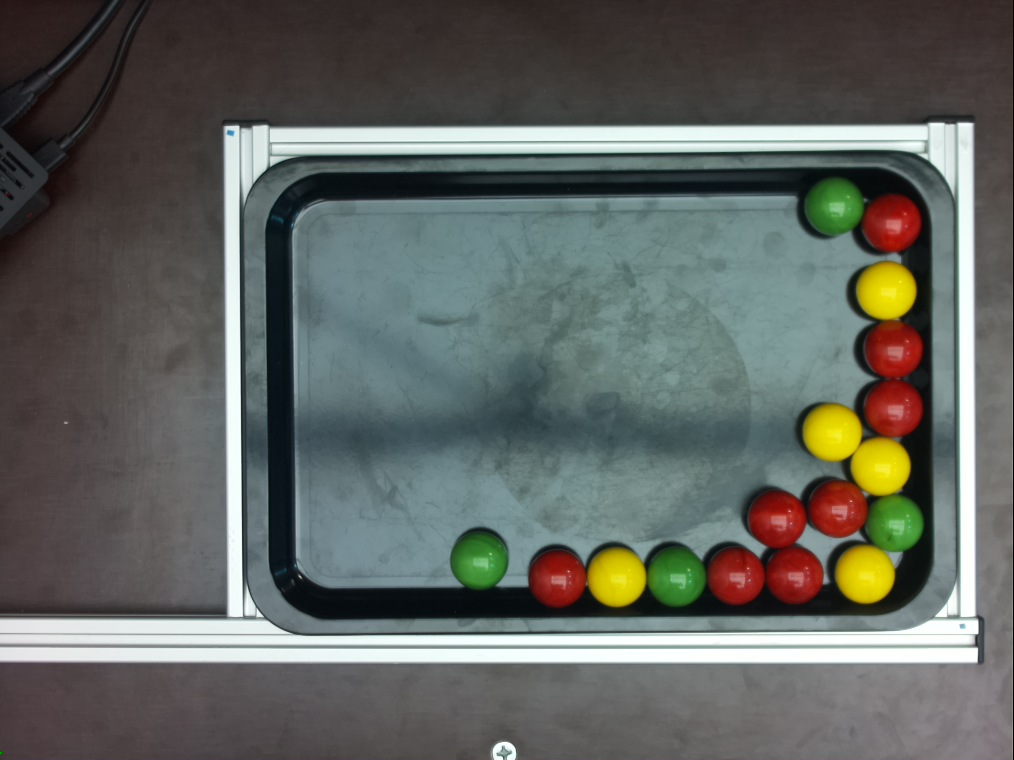
#> input picture OpenCVtest/neu.jpg, 1014 x 760 px
$ python test_hough.py
#> lines starting #> are read from the running program, lines starting #| are printed output that depends on the picture; after the words box and inside, x2 and y2 are one past the last pixel; in counts of white or black regions, pixels touching at a corner belong together
import sys
import cv2 as cv
import numpy as np
def main(argv):

    default_file = 'neu.jpg'
    filename = argv[0] if len(argv) > 0 else default_file
    # Loads an image
    src = cv.imread(cv.samples.findFile(filename), cv.IMREAD_COLOR)
#> src is the input picture: shape (760, 1014, 3); mean B, G, R 95.9, 100.7, 97.2
    # Check if image is loaded fine
    if src is None:
        print ('Error opening image!')
        print ('Usage: hough_circle.py [image_name -- default ' + default_file + '] \n')
        return -1


    gray = cv.cvtColor(src, cv.COLOR_BGR2GRAY)
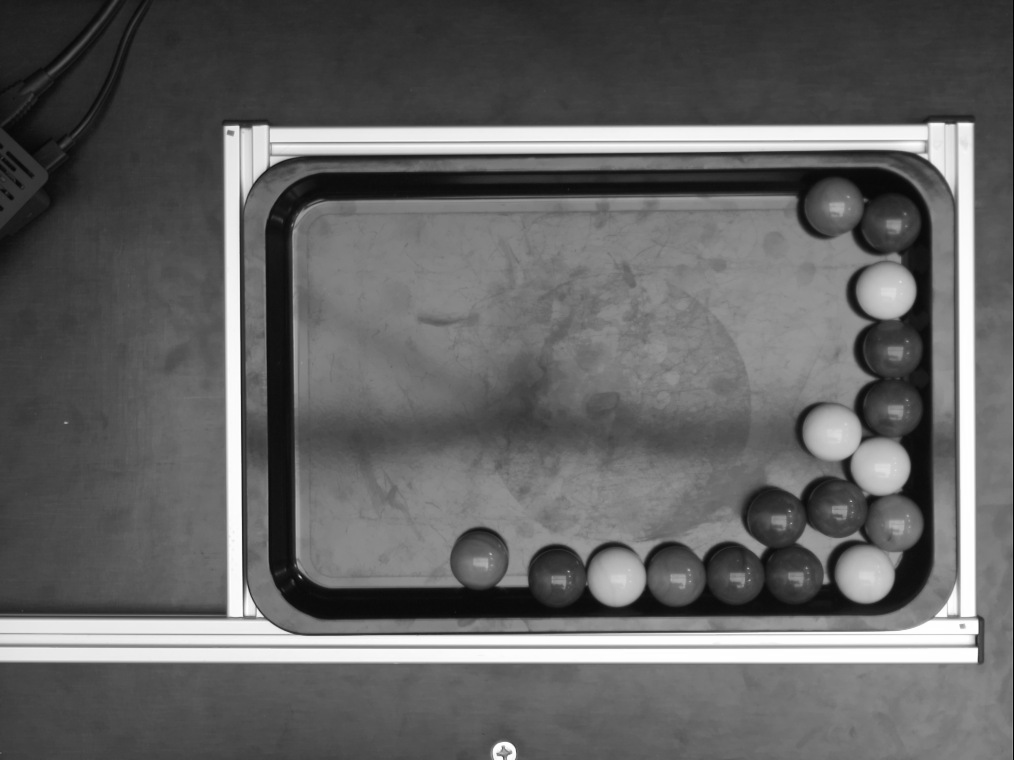
#> gray: shape (760, 1014); min 0, max 255, mean 99.1


    gray = cv.medianBlur(gray, 5)


    rows = gray.shape[0]
#> rows = 760
    circles = cv.HoughCircles(gray, cv.HOUGH_GRADIENT, 1, rows / 8,
                               param1=100, param2=30,
                               minRadius=1, maxRadius=30)
#> circles = [[833.5, 206.5, 29.4], [675.5, 576.5, 29.4], [880.5, 466.5, 29.4], [793.5, 574.5, 29.4], [886.5, 290.5, 29.4], [557.5, 577.5, 29.4]]


    if circles is not None:
        circles = np.uint16(np.around(circles))
#> circles = [[834, 206, 29], [676, 576, 29], [880, 466, 29], [794, 574, 29], [886, 290, 29], [558, 578, 29]]
        for i in circles[0, :]:
            center = (i[0], i[1])
            color = (src[i[1], i[0]+10])
            # circle center
            #cv.circle(src, center, 1, (0, 100, 100), 3)
            # circle outline
            radius = i[2]
            cv.circle(src, center, radius, (255, 0, 255), 3)

            color_string = None
            if color[0] < 15:
                color_string = "yellow"
            elif color[1] < 100:
                color_string = "red"
            else:
                color_string = "green"

            print(f"pos: {i}")
            print(f"color: {color_string}")
            print(f"color: {color}")


            cal1_px = (229, 130)
            cal2_px = (962, 622)
            x_px_total = cal2_px[0] - cal1_px[0]
            y_px_total = cal2_px[1] - cal1_px[1]
            x_mm_total = 305
            y_mm_total = 207

            pos_px_x = x_px_total - (i[0] - cal1_px[0])
            pos_px_y = y_px_total - (i[1] - cal1_px[1])

            pos_perc_x = pos_px_x / x_px_total
            pos_perc_y = pos_px_y / y_px_total

            pos_mm_x = x_mm_total * pos_perc_x
            pos_mm_y = y_mm_total * pos_perc_y

            print(f"position: {pos_mm_x} {pos_mm_y}")

            cv.imshow("detected circles", src)
            cv.waitKey(0)
#> this loop made 6 passes
#> (i, color, color_string, pos_px_x, pos_px_y, pos_perc_x, pos_perc_y, pos_mm_x) on passes 1 to 6: ([834, 206, 29], [100, 175, 107], 'green', 128, 416, 0.175, 0.846, 53.26), ([676, 576, 29], [76, 155, 76], 'green', 286, 46, 0.39, 0.0935, 119), ([880, 466, 29], [25, 231, 243], 'green', 82, 156, 0.112, 0.317, 34.12), ([794, 574, 29], [58, 57, 161], 'red', 168, 48, 0.229, 0.0976, 69.9), ([886, 290, 29], [15, 229, 240], 'green', 76, 332, 0.104, 0.675, 31.62), ([558, 578, 29], [54, 50, 155], 'red', 404, 44, 0.551, 0.0894, 168.1)
#> (printed output is left out)
#> pass 1, in main, `cv.imshow("detected circles", src)`:
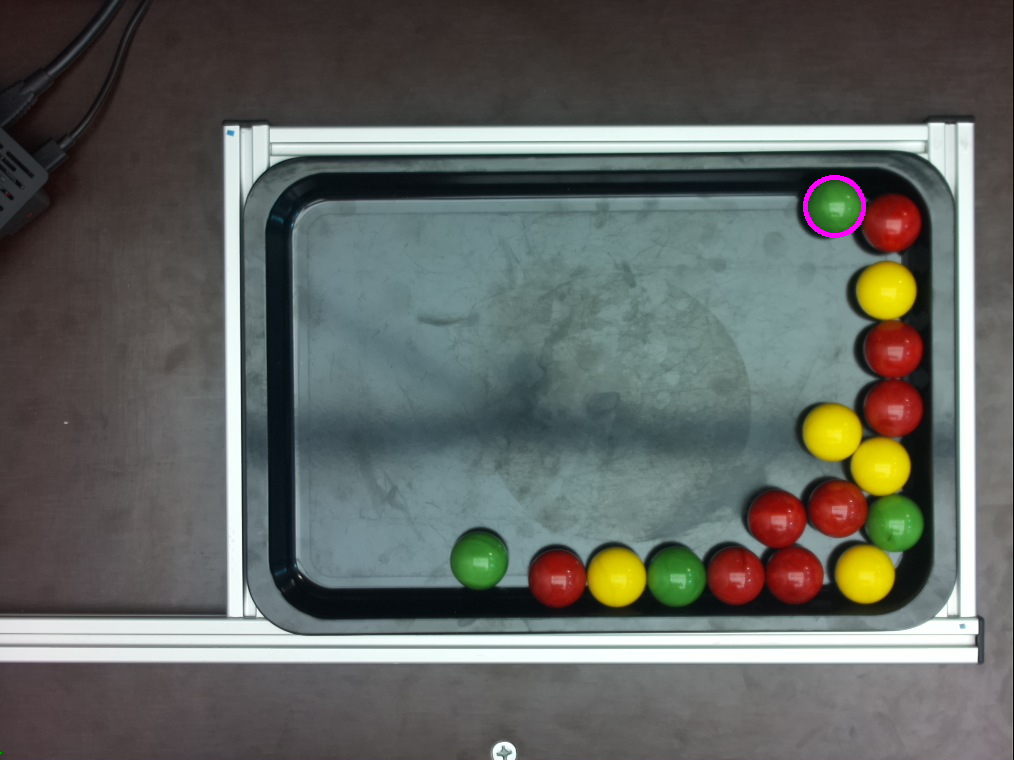
#> window 'detected circles': shape (760, 1014, 3); mean B, G, R 96.2, 100.7, 97.5
#> pass 2, in main, `cv.imshow("detected circles", src)`:
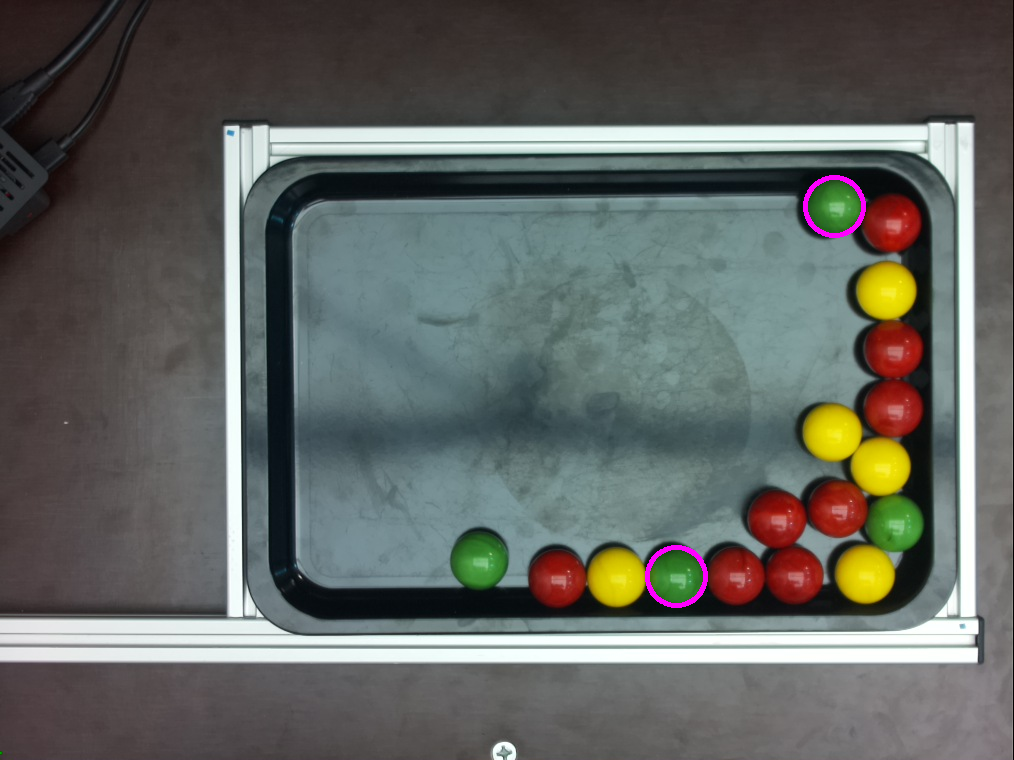
#> window 'detected circles': shape (760, 1014, 3); mean B, G, R 96.4, 100.6, 97.7
#> after the loop:
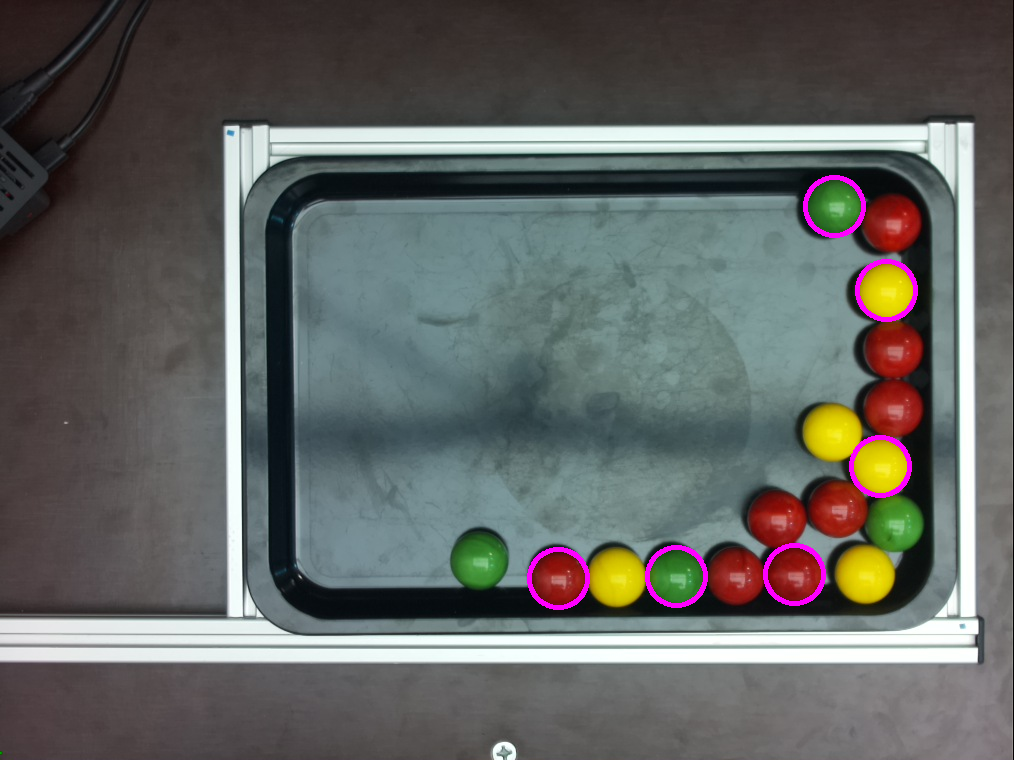
#> src: shape (760, 1014, 3); 0.73% of pixels changed, all inside (x1, y1, x2, y2) = (527, 175, 918, 610)

    return 0
if __name__ == "__main__":
    main(sys.argv[1:])

$ run again, with OpenCVtest/test.jpg copied over OpenCVtest/neu.jpg
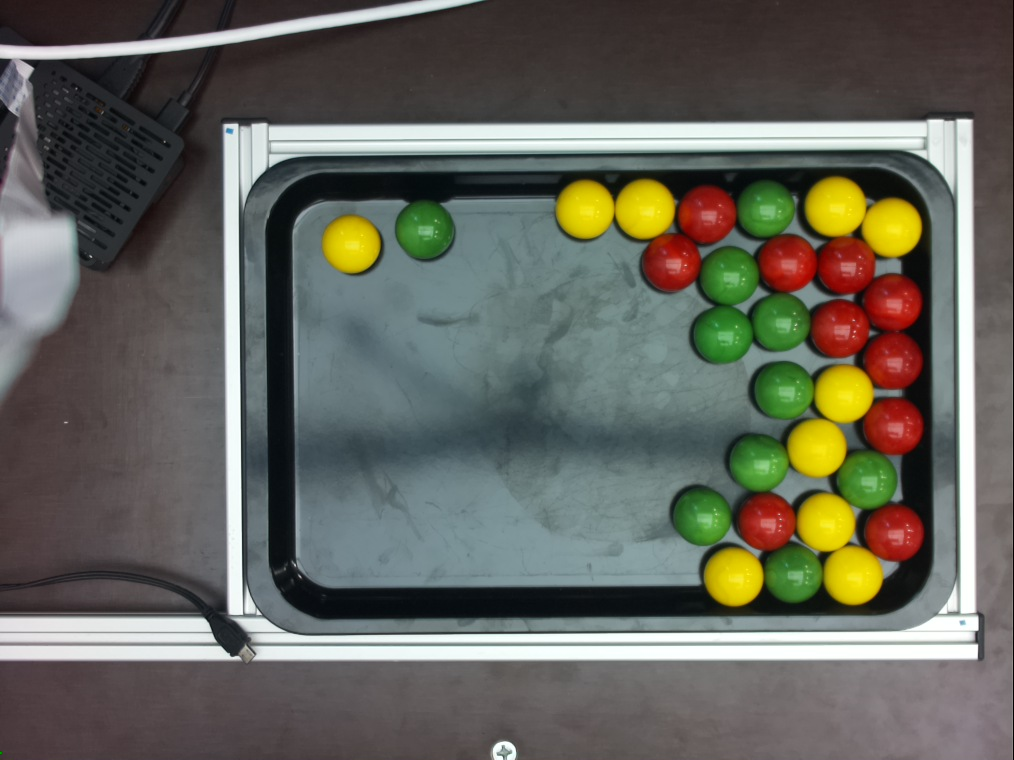
#> input picture OpenCVtest/test.jpg, 1014 x 760 px
#> in main, src is the input picture: shape (760, 1014, 3); mean B, G, R 91.8, 101, 100.8
#> in main, `gray = cv.cvtColor(src, cv.COLOR_BGR2GRAY)`:
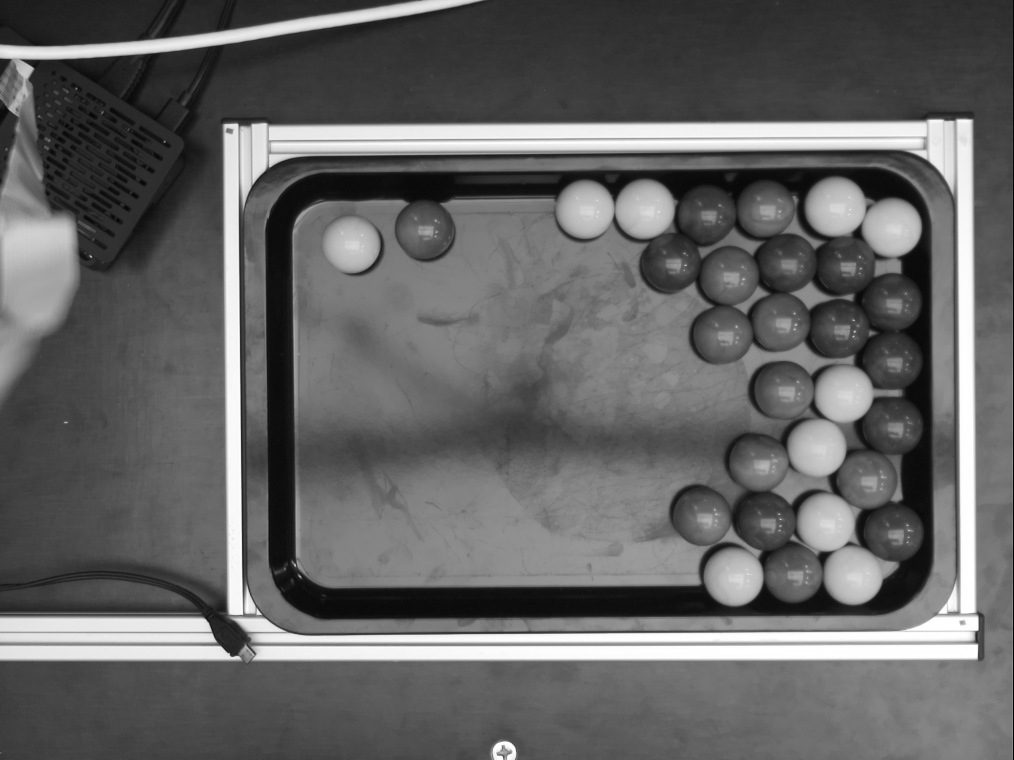
#> gray: shape (760, 1014); min 0, max 255, mean 99.9
#> in main, `circles = cv.HoughCircles(gray, cv.HOUGH_GRADIENT, 1, rows / 8, param1..`: circles = [[733.5, 576.5, 29.4], [584.5, 208.5, 29.4], [843.5, 392.5, 29.4], [852.5, 575.5, 29.4], [891.5, 226.5, 29.4], [426.5, 232.5, 29.4], [758.5, 462.5, 29.4], [765.5, 209.5, 29.4], [716.5, 335.5, 28.2]]
#> in main, `circles = np.uint16(np.around(circles))`: circles = [[734, 576, 29], [584, 208, 29], [844, 392, 29], [852, 576, 29], [892, 226, 29], [426, 232, 29], [758, 462, 29], [766, 210, 29], [716, 336, 28]]
#> the loop in main, `for i in circles[0, :]:` made 9 passes
#> (i, color, radius, color_string, pos_px_x, pos_px_y, pos_perc_x, pos_perc_y) on passes 1 to 6: ([734, 576, 29], [9, 219, 235], 29, 'yellow', 228, 46, 0.311, 0.0935), ([584, 208, 29], [10, 223, 237], 29, 'yellow', 378, 414, 0.516, 0.841), ([844, 392, 29], [4, 222, 238], 29, 'yellow', 118, 230, 0.161, 0.467), ([852, 576, 29], [9, 229, 245], 29, 'yellow', 110, 46, 0.15, 0.0935), ([892, 226, 29], [9, 223, 242], 29, 'yellow', 70, 396, 0.0955, 0.805), ([426, 232, 29], [120, 187, 126], 29, 'green', 536, 390, 0.731, 0.793)
#> (printed output is left out)
#> after the loop in main, `for i in circles[0, :]:`:
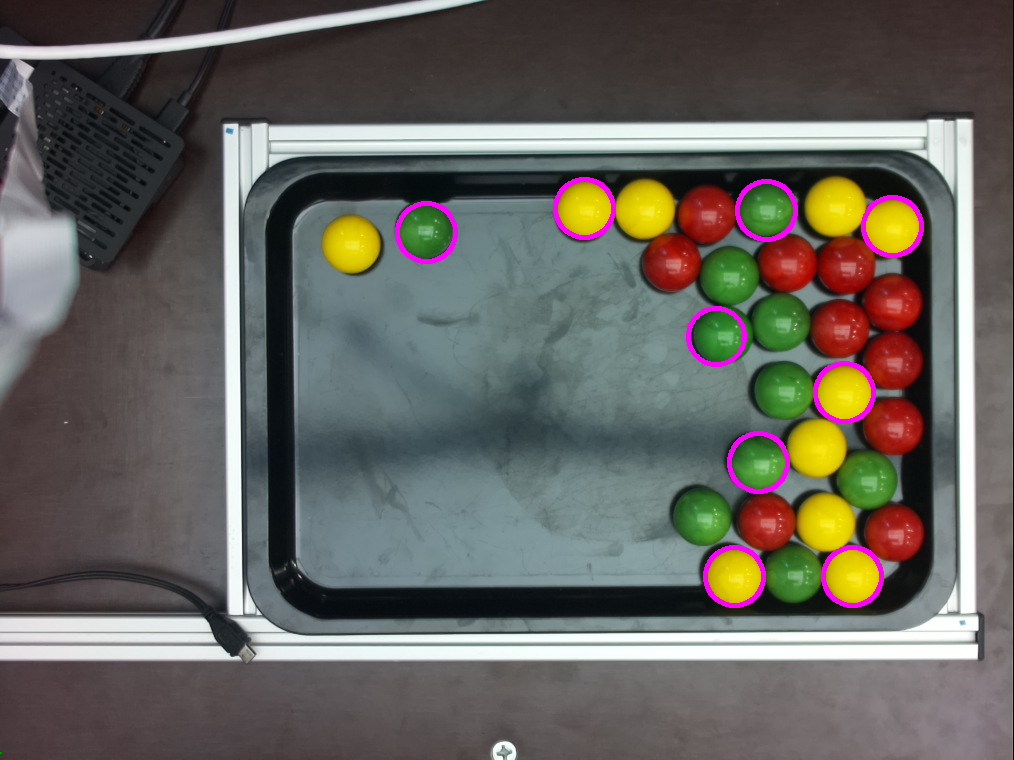
#> src: shape (760, 1014, 3); 1.08% of pixels changed, all inside (x1, y1, x2, y2) = (395, 177, 924, 608)
